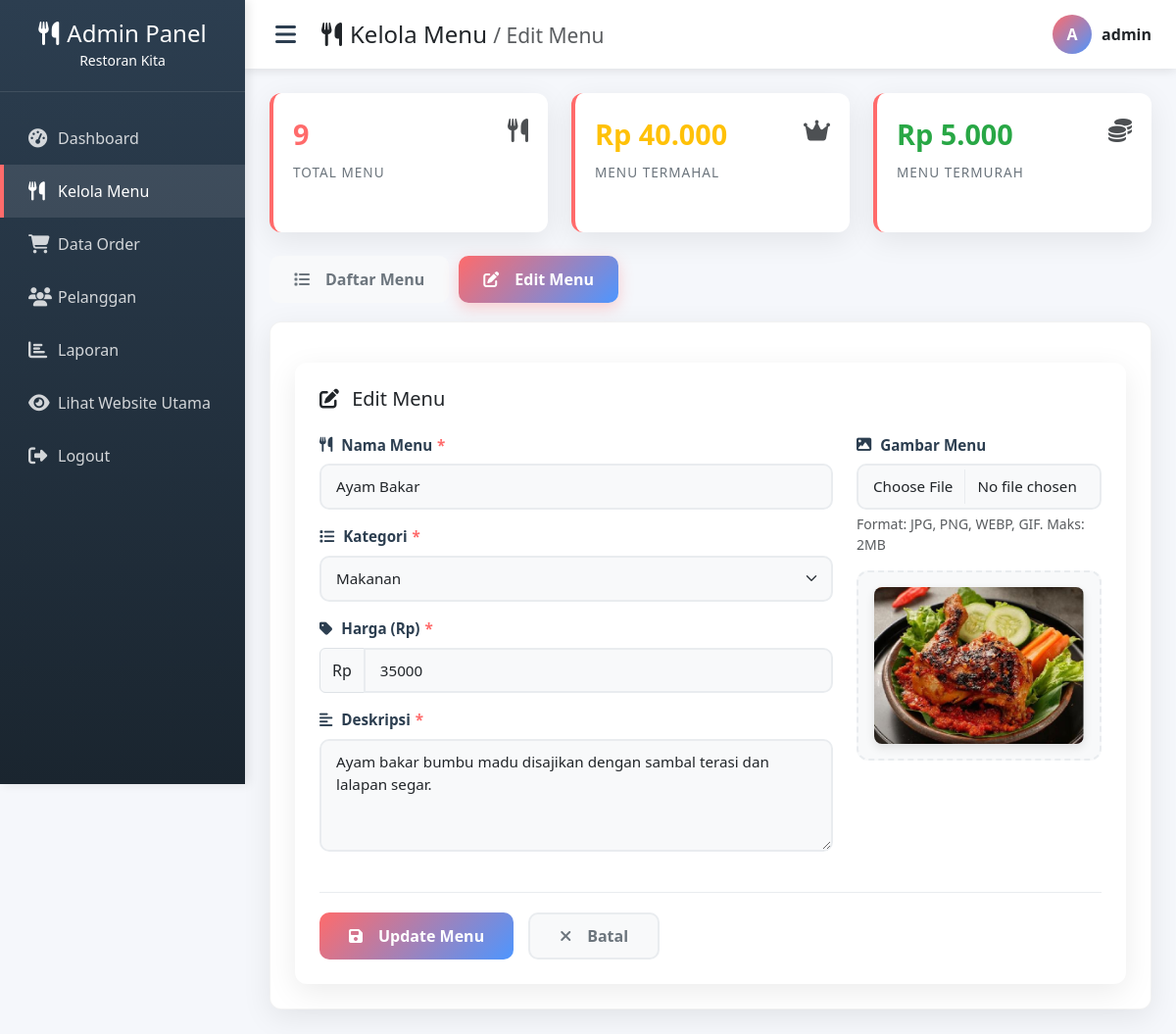
Screenshot of /admin/menu.php?edit=2 (signed in) with the database file from the repository.
### tables this page shows
CREATE TABLE `menu` (
  `id` int(11) NOT NULL,
  `nama` varchar(100) NOT NULL,
  `harga` int(11) NOT NULL,
  `kategori` enum('makanan','minuman','paket','dessert') NOT NULL DEFAULT 'makanan',
  `deskripsi` text NOT NULL,
  `gambar` varchar(255) DEFAULT NULL,
  `created_at` timestamp NOT NULL DEFAULT current_timestamp(),
  `updated_at` timestamp NULL DEFAULT NULL ON UPDATE current_timestamp()
);

### admin/menu.php (the view, shortened to what this page needs)
<?php
include '../config/database.php';
$query = "SELECT * FROM menu ORDER BY id DESC";
$menus = mysqli_query($conn, $query);
$totalMenu = 0;
if ($menus) {
    $totalMenu = mysqli_num_rows($menus);
}
$edit_data = null;
if (isset($_GET['edit'])) {
    $id = (int)$_GET['edit'];
    $result = mysqli_query($conn, "SELECT * FROM menu WHERE id='$id'");
    if ($result && mysqli_num_rows($result) > 0) {
        $edit_data = mysqli_fetch_assoc($result);
    }
}
$expensive = 0;
$cheapest = 0;
$expensiveQuery = mysqli_query($conn, "SELECT MAX(harga) as max FROM menu");
if ($expensiveQuery && mysqli_num_rows($expensiveQuery) > 0) {
    $row = mysqli_fetch_assoc($expensiveQuery);
    $expensive = $row['max'] ?? 0;
}
$cheapestQuery = mysqli_query($conn, "SELECT MIN(harga) as min FROM menu");
if ($cheapestQuery && mysqli_num_rows($cheapestQuery) > 0) {
    $row = mysqli_fetch_assoc($cheapestQuery);
    $cheapest = $row['min'] ?? 0;
}
?>
<!DOCTYPE html>
<html lang="id">
<head>
    <link href="https://cdn.jsdelivr.net/npm/bootstrap@5.3.0-alpha1/dist/css/bootstrap.min.css" rel="stylesheet">
    <link rel="stylesheet" href="https://cdnjs.cloudflare.com/ajax/libs/font-awesome/6.4.0/css/all.min.css">
    <link rel="stylesheet" href="../assets/css/admin.css">
</head>
<body class="admin-body">
    <div class="sidebar" id="sidebar">
        <div class="sidebar-header">
            <h3><i class="fas fa-utensils me-2"></i>Admin Panel</h3>
            <small>Restoran Kita</small>
        </div>
        <div class="sidebar-menu">
            <ul>
                <li><a href="dashboard.php"><i class="fas fa-tachometer-alt"></i><span>Dashboard</span></a></li>
                <li><a href="menu.php" class="active"><i class="fas fa-utensils"></i><span>Kelola Menu</span></a></li>
                <li><a href="order.php"><i class="fas fa-shopping-cart"></i><span>Data Order</span></a></li>
                <li><a href="customer.php"><i class="fas fa-users"></i><span>Pelanggan</span></a></li>
                <li><a href="report.php"><i class="fas fa-chart-bar"></i><span>Laporan</span></a></li>
                 <li>
                    <a href="../index.php" target="_blank">
                        <i class="fas fa-eye"></i>
                        <span>Lihat Website Utama</span>
                    </a>
                </li>
                <li><a href="logout.php"><i class="fas fa-sign-out-alt"></i><span>Logout</span></a></li>
            </ul>
        </div>
    </div>
    <div class="main-content">
        <header class="admin-header">
            <button class="toggle-btn" id="sidebarToggle"><i class="fas fa-bars"></i></button>
            <h4 class="mb-0">
                <i class="fas fa-utensils me-2"></i>Kelola Menu
                <?php if(isset($edit_data)): ?>
                    <small class="text-muted">/ Edit Menu</small>
                <?php endif; ?>
            </h4>
            <div class="header-right">
                <div class="admin-avatar"><?php echo strtoupper(substr($_SESSION['admin'], 0, 1)); ?></div>
                <div class="fw-bold"><?php echo $_SESSION['admin']; ?></div>
            </div>
        </header>
        <div class="content-wrapper">
            <div class="row mb-4">
                <div class="col-md-4">
                    <div class="stat-card total">
                        <div class="d-flex justify-content-between align-items-start">
                            <div>
                                <div class="stat-number"><?php echo $totalMenu; ?></div>
                                <div class="stat-label">Total Menu</div>
                            </div>
                            <div class="stat-icon">
                                <i class="fas fa-utensils"></i>
                            </div>
                        </div>
                    </div>
                </div>
                <div class="col-md-4">
                    <div class="stat-card expensive">
                        <div class="d-flex justify-content-between align-items-start">
                            <div>
                                <div class="stat-number">Rp <?php echo number_format($expensive, 0, ',', '.'); ?></div>
                                <div class="stat-label">Menu Termahal</div>
                            </div>
                            <div class="stat-icon">
                                <i class="fas fa-crown"></i>
                            </div>
                        </div>
                    </div>
                </div>
                <div class="col-md-4">
                    <div class="stat-card cheapest">
                        <div class="d-flex justify-content-between align-items-start">
                            <div>
                                <div class="stat-number">Rp <?php echo number_format($cheapest, 0, ',', '.'); ?></div>
                                <div class="stat-label">Menu Termurah</div>
                            </div>
                            <div class="stat-icon">
                                <i class="fas fa-coins"></i>
                            </div>
                        </div>
                    </div>
                </div>
            </div>
            <ul class="nav nav-tabs" id="menuTabs">
                <li class="nav-item">
                    <button class="nav-link <?php echo !isset($_GET['edit']) ? 'active' : ''; ?>"
                            data-bs-toggle="tab"
                            data-bs-target="#list-menu">
                        <i class="fas fa-list me-2"></i>Daftar Menu
                    </button>
                </li>
                <li class="nav-item">
                    <button class="nav-link <?php echo isset($_GET['edit']) ? 'active' : ''; ?>"
                            data-bs-toggle="tab"
                            data-bs-target="#add-menu">
                        <i class="fas <?php echo isset($edit_data) ? 'fa-edit' : 'fa-plus'; ?> me-2"></i>
                        <?php echo isset($edit_data) ? 'Edit Menu' : 'Tambah Menu Baru'; ?>
                    </button>
                </li>
            </ul>
            <div class="tab-content" id="menuTabContent">
                <div class="tab-pane fade <?php echo isset($_GET['edit']) ? 'show active' : ''; ?>" id="add-menu">
                    <div class="form-card mt-3">
                        <h5 class="mb-4">
                            <i class="fas <?php echo isset($edit_data) ? 'fa-edit' : 'fa-plus-circle'; ?> me-2"></i>
                            <?php echo isset($edit_data) ? 'Edit Menu' : 'Tambah Menu Baru'; ?>
                        </h5>
                        <form method="post" enctype="multipart/form-data" id="menuForm">
                            <div class="row">
                                <div class="col-md-8">
                                    <div class="mb-3">
                                        <label class="form-label">
                                            <i class="fas fa-utensils me-1"></i>Nama Menu
                                            <span class="required">*</span>
                                        </label>
                                        <input type="text"
                                               class="form-control"
                                               name="nama"
                                               value="<?php echo htmlspecialchars($edit_data['nama'] ?? ''); ?>"
                                               required
                                               placeholder="Contoh: Nasi Goreng Spesial">
                                    </div>
                                    <div class="mb-3">
                                        <label class="form-label">
                                            <i class="fas fa-list me-1"></i>Kategori
                                            <span class="required">*</span>
                                        </label>
                                        <select class="form-select" name="kategori" required>
                                            <option value="makanan" <?php echo (isset($edit_data['kategori']) && $edit_data['kategori'] == 'makanan') ? 'selected' : ''; ?>>Makanan</option>
                                        </select>
                                    </div>
                                    <div class="mb-3">
                                        <label class="form-label">
                                            <i class="fas fa-tag me-1"></i>Harga (Rp)
                                            <span class="required">*</span>
                                        </label>
                                        <div class="input-group">
                                            <span class="input-group-text">Rp</span>
                                            <input type="number"
                                                   class="form-control"
                                                   name="harga"
                                                   value="<?php echo $edit_data['harga'] ?? ''; ?>"
                                                   required
                                                   min="1000"
                                                   placeholder="15000">
                                        </div>
                                    </div>
                                    <div class="mb-3">
                                        <label class="form-label">
                                            <i class="fas fa-align-left me-1"></i>Deskripsi
                                            <span class="required">*</span>
                                        </label>
                                        <textarea class="form-control"
                                                  name="deskripsi"
                                                  rows="4"
                                                  required
                                                  placeholder="Deskripsi menu"><?php echo htmlspecialchars($edit_data['deskripsi'] ?? ''); ?></textarea>
                                    </div>
                                </div>
                                <div class="col-md-4">
                                    <div class="mb-3">
                                        <label class="form-label">
                                            <i class="fas fa-image me-1"></i>Gambar Menu
                                        </label>
                                        <input type="file"
                                               name="gambar"
                                               class="form-control"
                                               accept="image/*"
                                               onchange="previewImage(this)"
                                               <?php if(!isset($edit_data)) echo 'required'; ?>>
                                        <small class="text-muted d-block mt-1">Format: JPG, PNG, WEBP, GIF. Maks: 2MB</small>
                                        <div class="image-preview-container mt-3">
                                            <div class="image-preview" id="imagePreview">
                                                <?php if(isset($edit_data['gambar']) && !empty($edit_data['gambar'])):
                                                    $gambarEditPath = '../uploads/' . $edit_data['gambar'];
                                                    $gambarEditExists = file_exists($gambarEditPath);
                                                ?>
                                                    <?php if($gambarEditExists): ?>
                                                        <img src="<?php echo $gambarEditPath; ?>"
                                                             id="previewImg"
                                                             alt="Preview Gambar">
                                                    <?php endif; ?>
                                                <?php endif; ?>
                                            </div>
                                        </div>
                                    </div>
                                </div>
                            </div>
                            <div class="form-actions">
                                <button type="submit"
                                        name="<?php echo isset($edit_data) ? 'edit' : 'tambah'; ?>"
                                        class="btn btn-primary">
                                    <i class="fas fa-save me-2"></i>
                                    <?php echo isset($edit_data) ? 'Update Menu' : 'Simpan Menu'; ?>
                                </button>
                                <a href="menu.php" class="btn btn-secondary">
                                    <i class="fas fa-times me-2"></i>Batal
                                </a>
                            </div>
                        </form>
                    </div>
                </div>
            </div>
        </div>
    </div>
</body>
</html>

### assets/css/admin.css (style rules this page uses)
:root { --sidebar-width: 250px; --sidebar-collapsed: 70px; --header-height: 70px; }
.admin-body { background-color: #f5f7fb; min-height: 100vh; overflow-x: hidden; }
.sidebar { position: fixed; top: 0; left: 0; height: 100vh; width: var(--sidebar-width); background: linear-gradient(180deg, #2c3e50, #1a252f); color: white; transition: all 0.3s ease; z-index: 1000; box-shadow: 3px 0 10px rgba(0, 0, 0, 0.1); }
.sidebar-header { padding: 20px; border-bottom: 1px solid rgba(255, 255, 255, 0.1); text-align: center; }
.sidebar-header h3 { color: white; font-size: 1.5rem; margin: 0; white-space: nowrap; overflow: hidden; }
.sidebar-menu { padding: 20px 0; }
.sidebar-menu ul { list-style: none; padding: 0; margin: 0; }
.sidebar-menu li { position: relative; }
.sidebar-menu a { display: flex; align-items: center; padding: 15px 25px; color: rgba(255, 255, 255, 0.8); text-decoration: none; transition: all 0.3s ease; border-left: 4px solid transparent; }
.sidebar-menu a:hover, .sidebar-menu a.active { background-color: rgba(255, 255, 255, 0.1); color: white; border-left-color: var(--primary); }
.sidebar-menu i { font-size: 1.2rem; width: 30px; min-width: 30px; }
.sidebar-menu span { white-space: nowrap; transition: opacity 0.3s ease; }
.main-content { margin-left: var(--sidebar-width); transition: all 0.3s ease; }
.admin-header { background: white; height: var(--header-height); box-shadow: 0 2px 10px rgba(0, 0, 0, 0.1); position: sticky; top: 0; z-index: 999; display: flex; align-items: center; padding: 0 25px; }
.toggle-btn { background: none; border: none; color: var(--dark); font-size: 1.5rem; cursor: pointer; margin-right: 20px; }
.header-right { margin-left: auto; display: flex; align-items: center; }
.admin-avatar { width: 40px; height: 40px; border-radius: 50%; background: linear-gradient(135deg, var(--primary), var(--secondary)); color: white; display: flex; align-items: center; justify-content: center; font-weight: bold; margin-right: 10px; }
.content-wrapper { padding: 25px; }
.form-card { background: white; border-radius: 15px; padding: 30px; box-shadow: 0 5px 15px rgba(0, 0, 0, 0.05); }
.form-label { font-weight: 600; color: var(--dark); margin-bottom: 8px; }
.form-control, .form-select { border-radius: 10px; border: 2px solid #eaeaea; padding: 10px 15px; transition: all 0.3s ease; }

### rows the page displays
menu: nama "Ayam Bakar", kategori "Makanan", harga "35000", deskripsi "Ayam bakar bumbu madu disajikan dengan sambal terasi dan lalapan segar.", gambar (picture)

### other values shown
substr($_SESSION['admin'], 0, 1) "A"
$_SESSION['admin'] "admin"
$totalMenu "9"
$expensive "40.000"
$cheapest "5.000"
